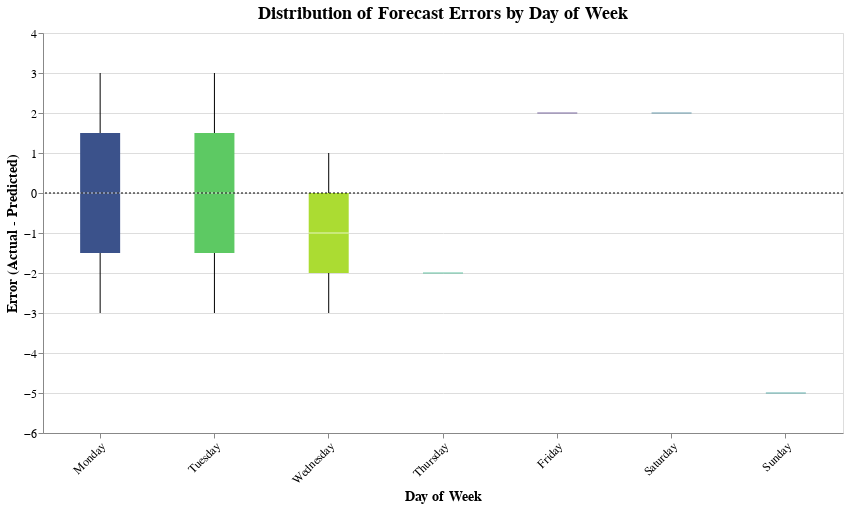

Source (notebook cell):
### Markdown cell above
### Error by Subgroups (e.g., Day of Week, Product Category)

A crucial part of error analysis is to examine how forecast performance varies across different subgroups. By splitting errors by a dimension like "Day of Week," we can uncover hidden patterns, such as a model that performs well on weekdays but poorly on weekends.

#### How to Interpret the Plot
When analyzing a box plot of errors grouped by a category, you are looking for systematic differences between the groups.

*   **Variation in the Median Error:**
    *   Check if the **median line (the center of the box)** is consistently different from zero for any subgroup.
    *   *Example:* If the median error for weekends is positive, it suggests the model systematically **under-predicts** on weekends.

*   **Differences in Error Spread:**
    *   Compare the **size of the boxes (the interquartile range)** across categories.
    *   *Example:* A much larger box for Fridays indicates that the model's performance is more volatile and less reliable on that day.

*   **Presence of Outliers:**
    *   Look for individual points plotted far outside the "whiskers."
    *   *Example:* A cluster of large positive outliers on Mondays could point to a recurring issue the model fails to capture at the start of the week.

### Code cell
# --- Prepare Data for Analysis and Plotting ---
day_names = ['Monday', 'Tuesday', 'Wednesday', 'Thursday', 'Friday', 'Saturday', 'Sunday']

error_df = pd.DataFrame({
    'Error': errors,
    'DayOfWeek': [day_names[i] for i in days_of_week_numeric]
})

# --- Build the Box Plot with Altair ---
# We use mark_boxplot, which handles the single-point-as-a-line case automatically.
error_by_day_plot = alt.Chart(error_df).mark_boxplot(
    size=40,   # Controls the visual width of the boxes
    extent=1.5, # Standard definition for whiskers (1.5 * IQR)
    median=alt.MarkConfig(color='white', strokeWidth=2),
    outliers=True
).encode(
    # To ensure days are sorted chronologically, we provide the 'sort' list.
    x=alt.X('DayOfWeek:O', title='Day of Week', sort=day_names, axis=alt.Axis(labelAngle=-45)),
    y=alt.Y('Error:Q', title='Error (Actual - Predicted)', scale=alt.Scale(domain=[-5.5, 3.5])),
    color=alt.Color('DayOfWeek:N',
                    legend=None,
                    scale=alt.Scale(scheme='viridis'))
)

# Add a zero-line for reference to easily spot bias
zero_line = alt.Chart(pd.DataFrame({'y': [0]})).mark_rule(color='black', strokeDash=[2,2]).encode(y='y')

# Combine the plots and set final properties
final_plot = (error_by_day_plot + zero_line).properties(
    title='Distribution of Forecast Errors by Day of Week',
    width=800,
    height=400
).configure_title(
    fontSize=18
).configure_axis(
    labelFontSize=12,
    titleFontSize=14
)

# Display the chart
final_plot

### Figure 1 — Vega-Lite specification as saved in the notebook (floating-point values rounded to 4 significant figures)
{"config": {"view": {"continuousWidth": 300, "continuousHeight": 300}, "axis": {"labelFontSize": 12, "titleFontSize": 14}, "title": {"fontSize": 18}}, "layer": [{"data": {"name": "data-8a1510b82efab94c8fb3bd2643100c00"}, "mark": {"type": "boxplot", "extent": 1.5, "median": {"color": "white", "strokeWidth": 2}, "outliers": true, "size": 40}, "encoding": {"color": {"field": "DayOfWeek", "legend": null, "scale": {"scheme": "viridis"}, "type": "nominal"}, "x": {"axis": {"labelAngle": -45}, "field": "DayOfWeek", "sort": ["Monday", "Tuesday", "Wednesday", "Thursday", "Friday", "Saturday", "Sunday"], "title": "Day of Week", "type": "ordinal"}, "y": {"field": "Error", "scale": {"domain": [-5.5, 3.5]}, "title": "Error (Actual - Predicted)", "type": "quantitative"}}}, {"data": {"name": "data-a0a55d106695e8d630baff0f16eee66d"}, "mark": {"type": "rule", "color": "black", "strokeDash": [2, 2]}, "encoding": {"y": {"field": "y", "type": "quantitative"}}}], "height": 400, "title": "Distribution of Forecast Errors by Day of Week", "width": 800, "$schema": "https://vega.github.io/schema/vega-lite/v5.20.1.json", "datasets": {"data-8a1510b82efab94c8fb3bd2643100c00": [{"Error": -3, "DayOfWeek": "Monday"}, {"Error": 3, "DayOfWeek": "Tuesday"}, {"Error": -3, "DayOfWeek": "Wednesday"}, {"Error": -2, "DayOfWeek": "Thursday"}, {"Error": 2, "DayOfWeek": "Friday"}, {"Error": 2, "DayOfWeek": "Saturday"}, {"Error": -5, "DayOfWeek": "Sunday"}, {"Error": 3, "DayOfWeek": "Monday"}, {"Error": -3, "DayOfWeek": "Tuesday"}, {"Error": 1, "DayOfWeek": "Wednesday"}], "data-a0a55d106695e8d630baff0f16eee66d": [{"y": 0}]}}
